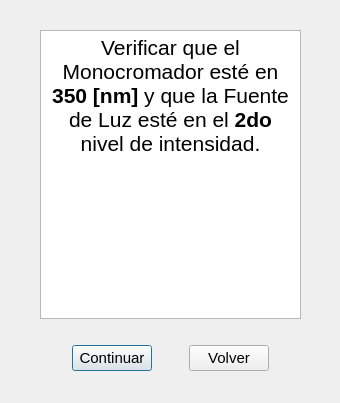
<?xml version="1.0" encoding="UTF-8"?>
<ui version="4.0">
 <class>Dialog</class>
 <widget class="QDialog" name="Dialog">
  <property name="geometry">
   <rect>
    <x>0</x>
    <y>0</y>
    <width>340</width>
    <height>403</height>
   </rect>
  </property>
  <property name="windowTitle">
   <string>Dialog</string>
  </property>
  <widget class="QWidget" name="verticalLayoutWidget">
   <property name="geometry">
    <rect>
     <x>40</x>
     <y>30</y>
     <width>261</width>
     <height>341</height>
    </rect>
   </property>
   <layout class="QVBoxLayout" name="verticalLayout_3">
    <item>
     <layout class="QHBoxLayout" name="horizontalLayout">
      <item>
       <widget class="QTextBrowser" name="textBrowser">
        <property name="html">
         <string>&lt;!DOCTYPE HTML PUBLIC &quot;-//W3C//DTD HTML 4.0//EN&quot; &quot;http://www.w3.org/TR/REC-html40/strict.dtd&quot;&gt;
&lt;html&gt;&lt;head&gt;&lt;meta name=&quot;qrichtext&quot; content=&quot;1&quot; /&gt;&lt;style type=&quot;text/css&quot;&gt;
p, li { white-space: pre-wrap; }
&lt;/style&gt;&lt;/head&gt;&lt;body style=&quot; font-family:'MS Shell Dlg 2'; font-size:7.5pt; font-weight:400; font-style:normal;&quot;&gt;
&lt;p align=&quot;center&quot; style=&quot; margin-top:0px; margin-bottom:0px; margin-left:0px; margin-right:0px; -qt-block-indent:0; text-indent:0px;&quot;&gt;&lt;span style=&quot; font-size:16pt;&quot;&gt;Verificar que el Monocromador esté en &lt;/span&gt;&lt;span style=&quot; font-size:16pt; font-weight:600;&quot;&gt;350 [nm] &lt;/span&gt;&lt;span style=&quot; font-size:16pt;&quot;&gt;y que la Fuente de Luz esté en el &lt;/span&gt;&lt;span style=&quot; font-size:16pt; font-weight:600;&quot;&gt;2do&lt;/span&gt;&lt;span style=&quot; font-size:16pt;&quot;&gt; nivel de intensidad.&lt;/span&gt;&lt;/p&gt;&lt;/body&gt;&lt;/html&gt;</string>
        </property>
       </widget>
      </item>
     </layout>
    </item>
    <item>
     <spacer name="horizontalSpacer_2">
      <property name="orientation">
       <enum>Qt::Horizontal</enum>
      </property>
      <property name="sizeHint" stdset="0">
       <size>
        <width>40</width>
        <height>20</height>
       </size>
      </property>
     </spacer>
    </item>
    <item>
     <layout class="QHBoxLayout" name="horizontalLayout_2">
      <item>
       <spacer name="horizontalSpacer_3">
        <property name="orientation">
         <enum>Qt::Horizontal</enum>
        </property>
        <property name="sizeHint" stdset="0">
         <size>
          <width>40</width>
          <height>20</height>
         </size>
        </property>
       </spacer>
      </item>
      <item>
       <widget class="QPushButton" name="continue_button">
        <property name="font">
         <font>
          <pointsize>11</pointsize>
         </font>
        </property>
        <property name="text">
         <string>Continuar</string>
        </property>
       </widget>
      </item>
      <item>
       <spacer name="horizontalSpacer">
        <property name="orientation">
         <enum>Qt::Horizontal</enum>
        </property>
        <property name="sizeHint" stdset="0">
         <size>
          <width>40</width>
          <height>20</height>
         </size>
        </property>
       </spacer>
      </item>
      <item>
       <widget class="QPushButton" name="back_button">
        <property name="font">
         <font>
          <pointsize>11</pointsize>
         </font>
        </property>
        <property name="text">
         <string>Volver</string>
        </property>
       </widget>
      </item>
      <item>
       <spacer name="horizontalSpacer_4">
        <property name="orientation">
         <enum>Qt::Horizontal</enum>
        </property>
        <property name="sizeHint" stdset="0">
         <size>
          <width>40</width>
          <height>20</height>
         </size>
        </property>
       </spacer>
      </item>
     </layout>
    </item>
   </layout>
  </widget>
 </widget>
 <resources/>
 <connections/>
</ui>
